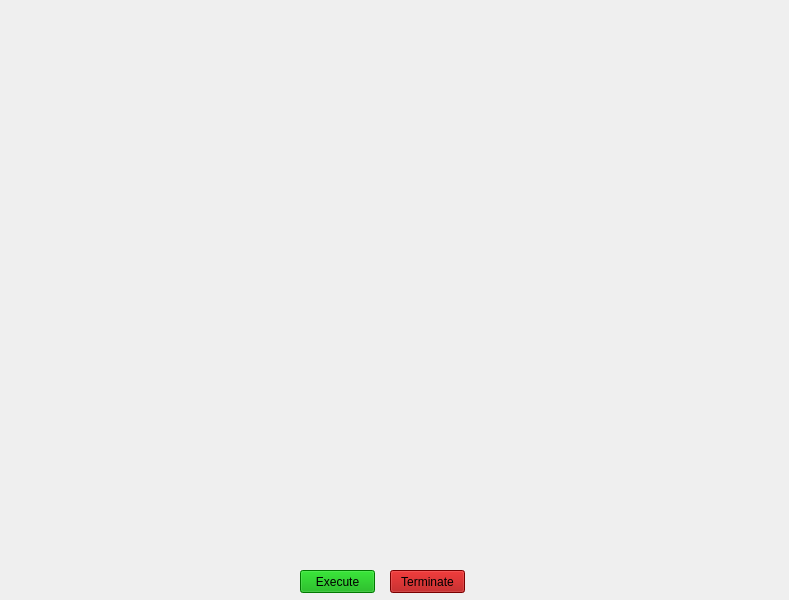
<?xml version="1.0" encoding="UTF-8"?>
<ui version="4.0">
 <class>assistance_gui</class>
 <widget class="QMainWindow" name="assistance_gui">
  <property name="geometry">
   <rect>
    <x>0</x>
    <y>0</y>
    <width>789</width>
    <height>600</height>
   </rect>
  </property>
  <property name="windowTitle">
   <string>MainWindow</string>
  </property>
  <widget class="QWidget" name="centralwidget">
   <widget class="QLabel" name="label">
    <property name="geometry">
     <rect>
      <x>-10</x>
      <y>0</y>
      <width>811</width>
      <height>601</height>
     </rect>
    </property>
    <property name="styleSheet">
     <string notr="true">background:transparent;
border radius:none;</string>
    </property>
    <property name="text">
     <string/>
    </property>
    <property name="pixmap">
     <pixmap>speech.gif</pixmap>
    </property>
    <property name="scaledContents">
     <bool>false</bool>
    </property>
   </widget>
   <widget class="QLabel" name="label_2">
    <property name="geometry">
     <rect>
      <x>520</x>
      <y>10</y>
      <width>261</width>
      <height>201</height>
     </rect>
    </property>
    <property name="text">
     <string/>
    </property>
    <property name="pixmap">
     <pixmap>heart.gif</pixmap>
    </property>
   </widget>
   <widget class="QLabel" name="label_3">
    <property name="geometry">
     <rect>
      <x>0</x>
      <y>0</y>
      <width>401</width>
      <height>131</height>
     </rect>
    </property>
    <property name="text">
     <string/>
    </property>
    <property name="pixmap">
     <pixmap>initialse.gif</pixmap>
    </property>
    <property name="scaledContents">
     <bool>true</bool>
    </property>
   </widget>
   <widget class="QLabel" name="label_4">
    <property name="geometry">
     <rect>
      <x>510</x>
      <y>380</y>
      <width>271</width>
      <height>211</height>
     </rect>
    </property>
    <property name="text">
     <string/>
    </property>
    <property name="pixmap">
     <pixmap>rat.gif</pixmap>
    </property>
    <property name="scaledContents">
     <bool>true</bool>
    </property>
   </widget>
   <widget class="QLabel" name="label_5">
    <property name="geometry">
     <rect>
      <x>10</x>
      <y>400</y>
      <width>271</width>
      <height>191</height>
     </rect>
    </property>
    <property name="text">
     <string/>
    </property>
    <property name="pixmap">
     <pixmap>../../jarvis/pdf/2voice_recognition_process_by_gleb.gif</pixmap>
    </property>
    <property name="scaledContents">
     <bool>true</bool>
    </property>
   </widget>
   <widget class="QPushButton" name="pushButton">
    <property name="geometry">
     <rect>
      <x>300</x>
      <y>570</y>
      <width>75</width>
      <height>23</height>
     </rect>
    </property>
    <property name="styleSheet">
     <string notr="true">background-color: rgb(0, 170, 0);</string>
    </property>
    <property name="text">
     <string>Execute</string>
    </property>
   </widget>
   <widget class="QPushButton" name="pushButton_2">
    <property name="geometry">
     <rect>
      <x>390</x>
      <y>570</y>
      <width>75</width>
      <height>23</height>
     </rect>
    </property>
    <property name="styleSheet">
     <string notr="true">background-color: rgb(170, 0, 0);</string>
    </property>
    <property name="text">
     <string>Terminate</string>
    </property>
   </widget>
   <widget class="QLabel" name="label_6">
    <property name="geometry">
     <rect>
      <x>-30</x>
      <y>90</y>
      <width>391</width>
      <height>161</height>
     </rect>
    </property>
    <property name="text">
     <string/>
    </property>
    <property name="textFormat">
     <enum>Qt::AutoText</enum>
    </property>
    <property name="pixmap">
     <pixmap>datetime.jpg</pixmap>
    </property>
    <property name="scaledContents">
     <bool>true</bool>
    </property>
   </widget>
   <widget class="QTextBrowser" name="textBrowser">
    <property name="geometry">
     <rect>
      <x>50</x>
      <y>150</y>
      <width>111</width>
      <height>41</height>
     </rect>
    </property>
    <property name="styleSheet">
     <string notr="true">background:transparent;
border-radius:none;</string>
    </property>
   </widget>
   <widget class="QTextBrowser" name="textBrowser_2">
    <property name="geometry">
     <rect>
      <x>170</x>
      <y>150</y>
      <width>111</width>
      <height>41</height>
     </rect>
    </property>
    <property name="styleSheet">
     <string notr="true">background:transparent;
border-radius:none;</string>
    </property>
   </widget>
  </widget>
 </widget>
 <resources/>
 <connections/>
</ui>
